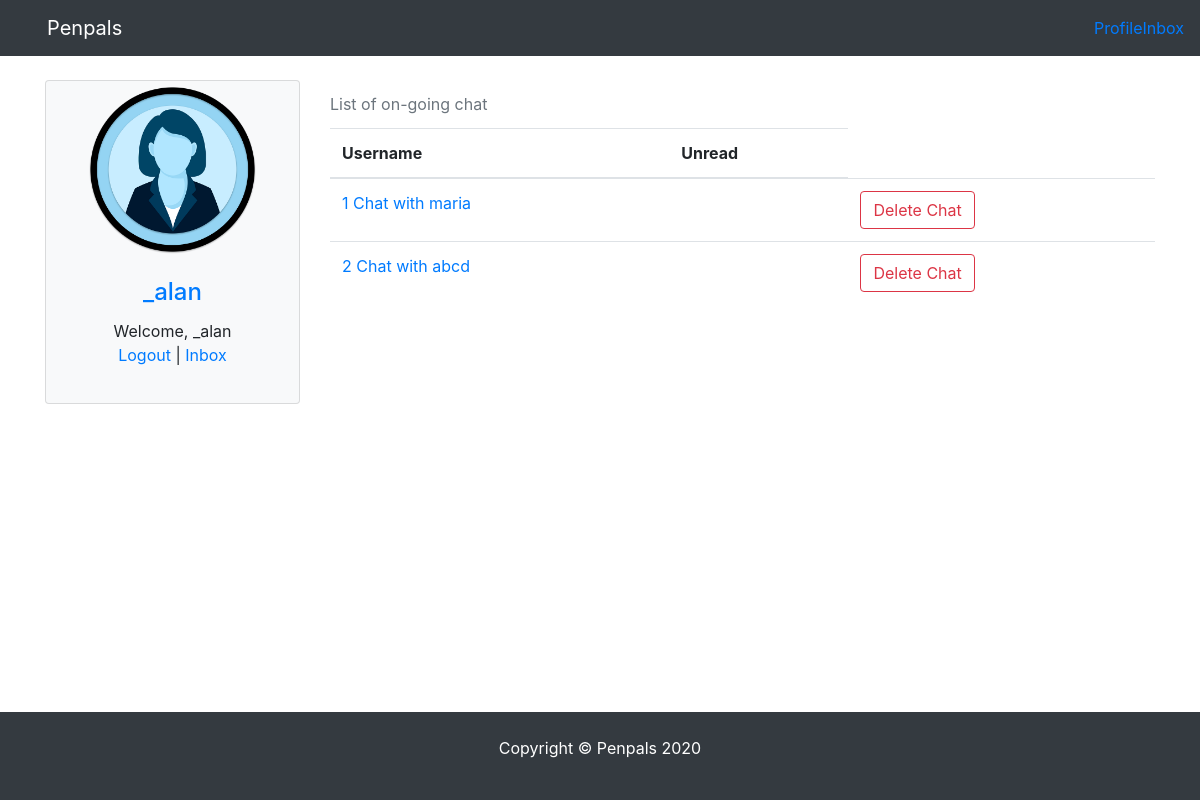
/message/inbox/ (signed in), run on the app's committed database.
### pages/models.py (models this page shows)
class Profile(models.Model):
    user = models.OneToOneField(User, blank=True, null=True, on_delete=models.CASCADE)
    first = models.CharField(max_length=200, blank=True, null=True)
    last = models.CharField(max_length=200, blank=True, null=True)
    photo = models.ImageField(default='user.png', upload_to='photo/%Y/%m', blank=True, null=True)
    friends = models.ManyToManyField('self', blank=True)
    speaks =  models.CharField(max_length=200, blank=True, null=True)
    is_learning =  models.CharField(max_length=200, blank=True, null=True)
    def __str__(self):
        return str(self.user)
    def get_absolute_url(self):
        return reverse("pages:profile", kwargs={"profile_id": self.pk})
    class Meta:
        ordering = ['-id']

### conversations/models.py (models this page shows, shortened)
class Chat_members(models.Model):
    chat = models.ForeignKey(Chat, related_name="members", on_delete=models.CASCADE)
    profile = models.ForeignKey(Profile, related_name="chats", on_delete=models.CASCADE)
    last_viewed = models.DateTimeField(blank=True, null=True)
    deleted = models.BooleanField(default=False)

### conversations/views.py (the view, shortened to what this page needs)
# urls.py: path('inbox/', inbox, name='inbox'),
def inbox(request, profile_friend=None):
    profile = request.user.profile
    friends = profile.friends.all()
    chats_ids = profile.chats.all().values_list('chat_id', flat=True)
    chats = Chat.objects.filter(id__in=chats_ids)
    chatting_with = []
    unread = []
    for c in chats:
        profile_chat_member = c.members.get(profile=profile)
        if profile_chat_member.deleted == False:
            friend_chat_member = c.members.exclude(profile=profile).first()
            chatting_with.append(friend_chat_member)
            friends = friends.exclude(user=friend_chat_member.profile.user)
            if c.get_msg.count() > 0:
                m_date = c.get_msg.values('date').latest('date')
                lv_date = c.members.filter(profile=profile).values('last_viewed').first()
                if m_date['date'] > lv_date['last_viewed']:
                    msg_count = c.get_msg.filter(date__gt=lv_date['last_viewed']).count()
                    unread.append(msg_count)
                    print(msg_count)
                else:
                    unread.append(False)
            else:
                unread.append(False)
    context = {
        'profile': profile,
        'friends': friends,
        'chat_details': zip(chatting_with, unread),
    }
    return render(request, 'conversations/inbox.html', context)

### conversations/templates/conversations/inbox.html (shortened to what this page needs)
{% extends 'pages/base.html' %}
{% block content %}
<div class="row">
    {% include 'pages/include/_sidebar.html' %}
    <div class="col-md-9 col-sm-12">
        <div class="table-responsive">
            <table class="table">
                <caption>List of on-going chat </caption>
                <body>
                    <thead>
                        <tr>
                            <th>Username</th>
                            <th>Unread</th>
                        </tr>
                    </thead>
                    <tbody>
                        {% for cd, u in chat_details %}
                        <tr>
                            <td>
                            <a href="{% url 'conversations:chatbox' cd.chat_id %}">
                                {{forloop.counter}} Chat with {{cd.profile}}
                            </a>
                        </td>
                        <td>
                        </td>
                        <td>
                            <a href="{% url 'conversations:delete_chat' cd.chat_id %}" class="btn btn-outline-danger">Delete Chat</a>
                        </td>
                        </tr>
                        {% endfor %}
                    </tbody>
                </body>
            </table>
        </div>
    </div>
</div>
{% endblock content %}

### templates/pages/include/_sidebar.html
<div class="col-lg-3 col-lg-md-3 col-sm-6 mx-auto">
    <div class="card bg-light" style="max-width: 30rem;">
        {% if profile.photo %}
            <img src="{{ profile.photo.url }}" alt="img" class="card-img-top mx-auto rounded-circle">
        {% else %}
        <img src="https://placeholder.it/200x200" class="card-img-top mx-auto rounded-circle">
        {% endif %}
        <div class="card-body text-center">
            <h4 class="card-title">
                <a href="{{profile.get_absolute_url}}"> {{profile}} </a>
            </h4>
            {% if request.user == profile.user %}
                Welcome, {{ profile.user }} <p><a href="{% url 'pages:logout' %}">Logout</a> | <a href="{% url 'conversations:inbox' %}">Inbox</a></p>
            {% elif request.user.is_anonymous %}
            <p>
                <a href="{% url 'pages:register' %}">Register</a> |
                <a href="{% url 'pages:login' %}">Login</a>
            </p>
            {% endif %}
        </div>
    </div>
</div>

### static_files/css/styles.css (style rules this page uses)
.card-img-top { width: 70%; height: 70%; }
.card { margin-bottom: 1.5rem!important; }
caption { caption-side:top; }

### data on the page
Profile: photo (picture), user.username "_alan", user "_alan"
Chat_members: profile "maria"
Chat_members: profile "abcd"
